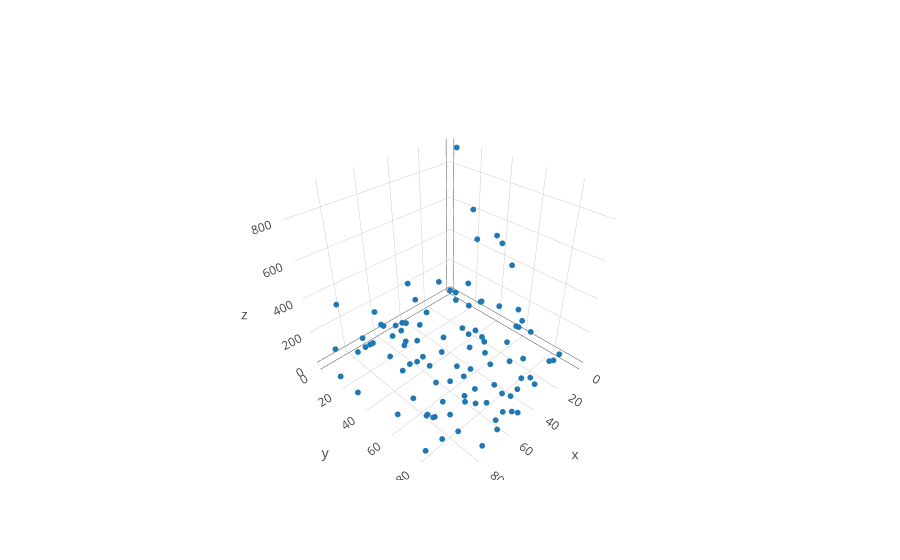

This figure's notebook cell:
### Markdown cell above
Here, we take a sample of 25 percent of the above grid to "observe"

### Code cell
X_part, y_part = sim.rand_partial_grid(X, y, 0.25)
X_full, y_full, obs_idx, imag_idx = sim.fill_grid(X_part, y_part)

color = np.zeros(X_full.shape[0])
color[obs_idx] = 1.0
trace_partial_obs = go.Scatter3d(x = X_full[obs_idx, 0], y = X_full[obs_idx, 1],
                                 z= y[obs_idx], mode = 'markers', marker=dict(size = 2))
iplot([trace_partial_obs])

### Figure 1 — Plotly figure (JSON) as saved in the notebook; plotly's stock layout.template omitted (floating-point values rounded to 4 significant figures)
{"data": [{"marker": {"size": 2}, "mode": "markers", "type": "scatter3d", "x": [0, 0, 0, 0, 5, 5, 5, 10, 10, 10, 10, 10, 10, 10, 10, 15, 15, 15, 15, 15, 20, 20, 20, 25, 25, 25, 25, 25, 30, 30, 30, 30, 35, 35, 35, 35, 35, 40, 40, 45, 45, 45, 45, 45, 50, 50, 50, 50, 50, 50, 50, 50, 50, 55, 55, 55, 55, 55, 55, 55, 60, 60, 60, 60, 60, 60, 60, 60, 60, 60, 65, 65, 65, 65, 70, 70, 70, 70, 70, 70, 75, 75, 75, 75, 75, 75, 80, 80, 80, 80, 80, 85, 85, 85, 90, 90, 90, 95, 95, 95], "y": [5, 40, 55, 65, 10, 40, 45, 0, 15, 25, 35, 55, 65, 85, 90, 35, 40, 60, 65, 90, 35, 70, 75, 35, 40, 45, 50, 70, 0, 10, 45, 90, 50, 60, 65, 85, 90, 15, 65, 5, 40, 45, 60, 90, 5, 10, 15, 55, 60, 80, 85, 90, 95, 0, 20, 25, 30, 80, 90, 95, 0, 5, 15, 25, 35, 40, 45, 60, 70, 90, 35, 55, 75, 95, 0, 10, 25, 35, 65, 85, 10, 15, 70, 75, 90, 95, 10, 55, 65, 70, 85, 5, 70, 80, 5, 55, 80, 15, 30, 80], "z": [898, 482, 132, 32, 54, 545, 130, 108, 48, 211, 134, 455, 163, 10, 89, 543, 187, 18, 155, 80, 159, 205, 27, 31, 16, 71, 55, 9, 75, 35, 781, 21, 42, 140, 20, 61, 100, 26, 129, 13, 110, 424, 21, 96, 21, 13, 93, 40, 5, 88, 68, 88, 18, 18, 24, 416, 88, 6, 23, 65, 142, 83, 61, 56, 6, 72, 43, 41, 15, 8, 22, 32, 51, 30, 17, 42, 42, 10, 13, 243, 44, 92, 383, 45, 233, 10, 41, 36, 5, 30, 61, 342, 79, 10, 91, 6, 190, 4, 1, 23]}], "layout": {}}
